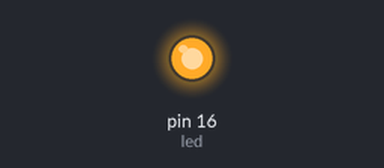
Recording of a program running on a simulated MicroPython board. Shown: output pins drawn as LEDs (lit = HIGH). At 0.0 s the program stops and its outputs stay as they are.

Above: at 0.1 s.
Timing chart, 0 to 1.5 s (numbered marks = the images above):
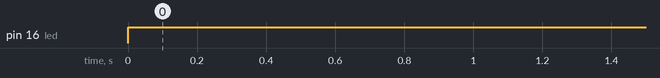

The program:

gpio16_led_off.py
```python
"""this short script sets the led value to 1, (active low) turning led off

The api for Pin objects has been changed from using 'high()' & 'low()'
to 'on()' & 'off()' making things confusing with active low implementations.
For this I'm using 'value(0|1)' method to hopefully make things clearer.
"""

# This file was created on 02/03/2017
# Author: George Kaimakis


import time
import machine

# led set-up:
PIXEL_PIN = 16

led = machine.Pin(PIXEL_PIN, machine.Pin.OUT)
led.value(1)    # active-low, 0 = on, 1 = off
```

Measured:
- by itself, pin 16 (led): LOW → HIGH at 0.00 s
